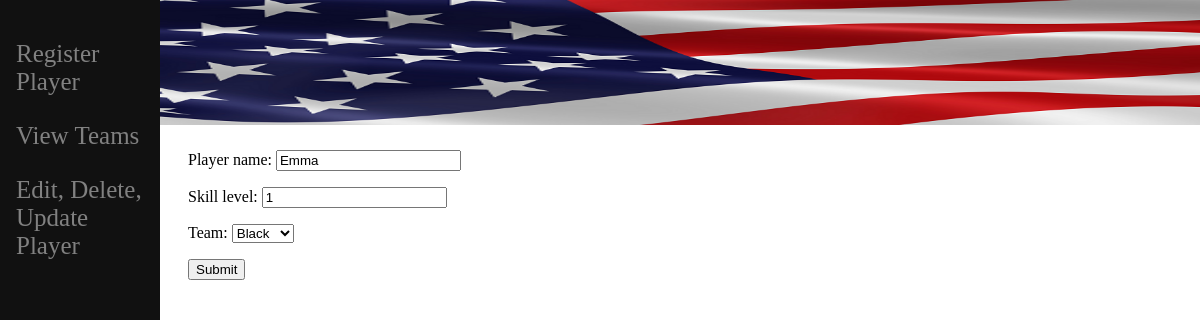
Page /edit_player/24 on the committed database.
### v_ball/models.py (models this page shows, shortened)
class Player(models.Model):
    player_name = models.CharField(max_length=30)
    skill_level = models.IntegerField()
    team = models.ForeignKey(Team, on_delete=models.SET_NULL, null=True, related_name="players")

### v_ball/views.py (the view)
# urls.py: path('edit_player/', include('v_ball.urls')),
def edit_player(request,id):
    player = Player.objects.get(pk=id)
    form = PlayerForm(request.POST or None, instance=player)
    if form.is_valid():
        form.save()
        return HttpResponseRedirect('/delete_players')
    return render(request, 'edit_player.html', {'player':player, 'form': form})

### v_ball/forms.py
class PlayerForm(ModelForm):
    class Meta:
        model = Player
        fields = ['player_name', 'skill_level', 'team',]
        player_name = forms.CharField()
        skill_level = forms.IntegerField()
        team = forms.CharField()

### v_ball/models.py (called while the page is built)
    def __str__(self):
        return self.team_name

### v_ball/templates/edit_player.html (shortened to what this page needs)
{% extends 'base.html' %}
{% load static %}
{% block content %}
<html>
<body>
    <Div>
        {% if submitted %}
        You will be placed on a team!
        {% else %}
            <form action= "" method ='POST'>
                {{ form.as_p }}
                <input type= "submit" value= "Submit">
            </form>
        {% endif %}
    </Div>
</body>
</html>
{% endblock %}

### rows in the picture
Player: player_name "Emma", skill_level "1", team "Black"
